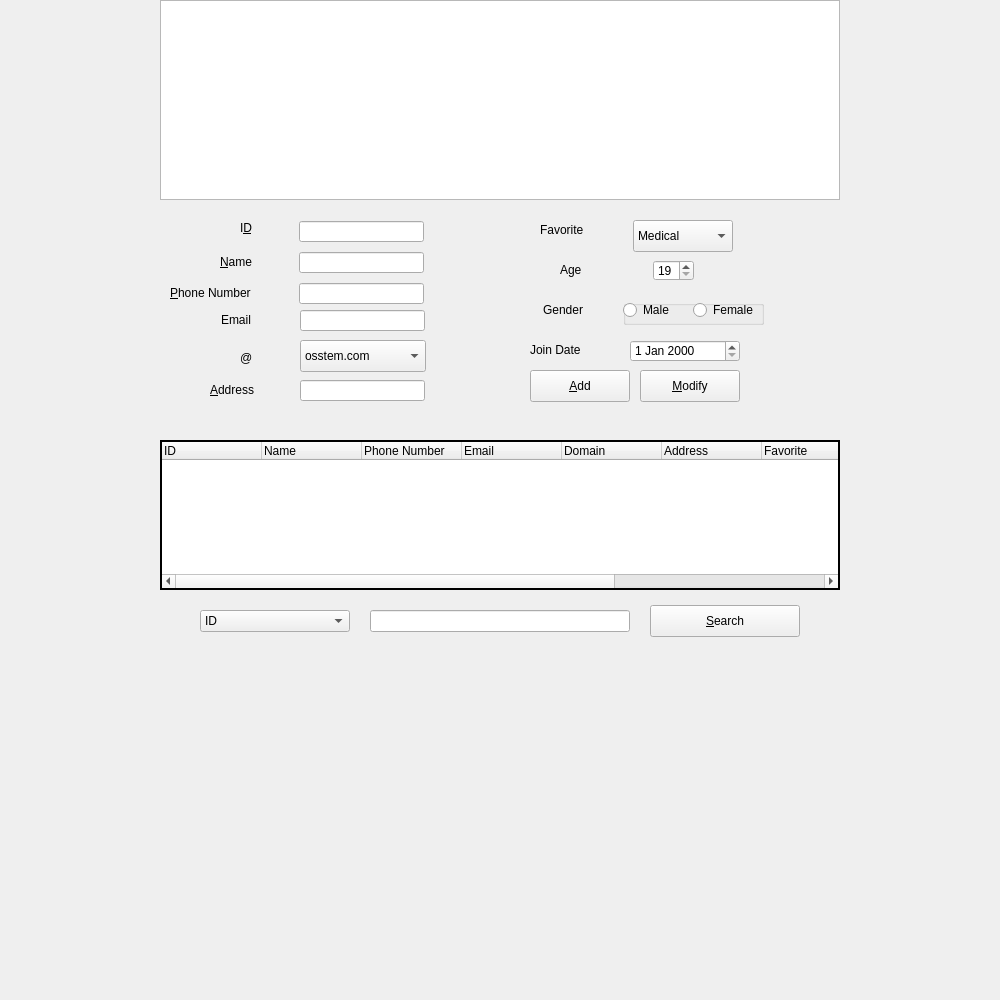
<?xml version="1.0" encoding="UTF-8"?>
<ui version="4.0">
 <class>CustomerManage</class>
 <widget class="QWidget" name="CustomerManage">
  <property name="geometry">
   <rect>
    <x>0</x>
    <y>0</y>
    <width>1000</width>
    <height>1000</height>
   </rect>
  </property>
  <property name="maximumSize">
   <size>
    <width>16777215</width>
    <height>16777215</height>
   </size>
  </property>
  <property name="windowTitle">
   <string>Client Info</string>
  </property>
  <property name="windowIcon">
   <iconset theme="applications-science">
    <normaloff>.</normaloff>.</iconset>
  </property>
  <widget class="QPushButton" name="addPushButton">
   <property name="geometry">
    <rect>
     <x>530</x>
     <y>370</y>
     <width>100</width>
     <height>32</height>
    </rect>
   </property>
   <property name="text">
    <string>&amp;Add</string>
   </property>
  </widget>
  <widget class="QPushButton" name="modifyPushButton">
   <property name="geometry">
    <rect>
     <x>640</x>
     <y>370</y>
     <width>100</width>
     <height>32</height>
    </rect>
   </property>
   <property name="text">
    <string>&amp;Modify</string>
   </property>
  </widget>
  <widget class="QTreeWidget" name="searchTreeWidget">
   <property name="geometry">
    <rect>
     <x>160</x>
     <y>440</y>
     <width>680</width>
     <height>150</height>
    </rect>
   </property>
   <property name="frameShape">
    <enum>QFrame::WinPanel</enum>
   </property>
   <property name="frameShadow">
    <enum>QFrame::Plain</enum>
   </property>
   <property name="rootIsDecorated">
    <bool>false</bool>
   </property>
   <column>
    <property name="text">
     <string>ID</string>
    </property>
   </column>
   <column>
    <property name="text">
     <string>Name</string>
    </property>
   </column>
   <column>
    <property name="text">
     <string>Phone Number</string>
    </property>
   </column>
   <column>
    <property name="text">
     <string>Email</string>
    </property>
   </column>
   <column>
    <property name="text">
     <string>Domain</string>
    </property>
   </column>
   <column>
    <property name="text">
     <string>Address</string>
    </property>
   </column>
   <column>
    <property name="text">
     <string>Favorite</string>
    </property>
   </column>
   <column>
    <property name="text">
     <string>Age</string>
    </property>
   </column>
   <column>
    <property name="text">
     <string>Gender</string>
    </property>
   </column>
   <column>
    <property name="text">
     <string>EnrollDate</string>
    </property>
   </column>
  </widget>
  <widget class="QComboBox" name="searchComboBox">
   <property name="geometry">
    <rect>
     <x>200</x>
     <y>610</y>
     <width>150</width>
     <height>22</height>
    </rect>
   </property>
   <item>
    <property name="text">
     <string>ID</string>
    </property>
   </item>
   <item>
    <property name="text">
     <string>Name</string>
    </property>
   </item>
   <item>
    <property name="text">
     <string>Phone Number</string>
    </property>
   </item>
   <item>
    <property name="text">
     <string>Address</string>
    </property>
   </item>
  </widget>
  <widget class="QPushButton" name="searchPushButton">
   <property name="geometry">
    <rect>
     <x>650</x>
     <y>605</y>
     <width>150</width>
     <height>32</height>
    </rect>
   </property>
   <property name="text">
    <string>&amp;Search</string>
   </property>
   <property name="icon">
    <iconset resource="resources.qrc">
     <normaloff>:/images/icons8-research-64.png</normaloff>:/images/icons8-research-64.png</iconset>
   </property>
  </widget>
  <widget class="QLineEdit" name="searchLineEdit">
   <property name="geometry">
    <rect>
     <x>370</x>
     <y>610</y>
     <width>260</width>
     <height>22</height>
    </rect>
   </property>
  </widget>
  <widget class="QComboBox" name="favoriteComboBox">
   <property name="geometry">
    <rect>
     <x>633</x>
     <y>220</y>
     <width>100</width>
     <height>32</height>
    </rect>
   </property>
   <item>
    <property name="text">
     <string>Medical</string>
    </property>
   </item>
   <item>
    <property name="text">
     <string>Health</string>
    </property>
   </item>
   <item>
    <property name="text">
     <string>Diet</string>
    </property>
   </item>
  </widget>
  <widget class="QLabel" name="ageLabel">
   <property name="geometry">
    <rect>
     <x>560</x>
     <y>260</y>
     <width>41</width>
     <height>20</height>
    </rect>
   </property>
   <property name="text">
    <string>Age</string>
   </property>
  </widget>
  <widget class="QSpinBox" name="ageSpinBox">
   <property name="geometry">
    <rect>
     <x>653</x>
     <y>260</y>
     <width>41</width>
     <height>21</height>
    </rect>
   </property>
   <property name="minimum">
    <number>19</number>
   </property>
   <property name="maximum">
    <number>100</number>
   </property>
  </widget>
  <widget class="QLabel" name="genderLabel">
   <property name="geometry">
    <rect>
     <x>543</x>
     <y>300</y>
     <width>51</width>
     <height>20</height>
    </rect>
   </property>
   <property name="text">
    <string>Gender</string>
   </property>
  </widget>
  <widget class="QGroupBox" name="genderGroupBox">
   <property name="enabled">
    <bool>true</bool>
   </property>
   <property name="geometry">
    <rect>
     <x>623</x>
     <y>300</y>
     <width>141</width>
     <height>25</height>
    </rect>
   </property>
   <property name="minimumSize">
    <size>
     <width>100</width>
     <height>25</height>
    </size>
   </property>
   <property name="title">
    <string/>
   </property>
   <widget class="QRadioButton" name="femaleButton">
    <property name="geometry">
     <rect>
      <x>70</x>
      <y>0</y>
      <width>91</width>
      <height>20</height>
     </rect>
    </property>
    <property name="text">
     <string>Female</string>
    </property>
   </widget>
   <widget class="QRadioButton" name="maleButton">
    <property name="geometry">
     <rect>
      <x>0</x>
      <y>0</y>
      <width>61</width>
      <height>20</height>
     </rect>
    </property>
    <property name="text">
     <string>Male</string>
    </property>
   </widget>
  </widget>
  <widget class="QLabel" name="favoriteLabel">
   <property name="geometry">
    <rect>
     <x>540</x>
     <y>220</y>
     <width>71</width>
     <height>20</height>
    </rect>
   </property>
   <property name="text">
    <string>Favorite</string>
   </property>
  </widget>
  <widget class="QLineEdit" name="addressLineEdit">
   <property name="geometry">
    <rect>
     <x>300</x>
     <y>380</y>
     <width>125</width>
     <height>21</height>
    </rect>
   </property>
  </widget>
  <widget class="QLabel" name="domainLabel">
   <property name="geometry">
    <rect>
     <x>240</x>
     <y>350</y>
     <width>16</width>
     <height>16</height>
    </rect>
   </property>
   <property name="text">
    <string>@</string>
   </property>
  </widget>
  <widget class="QComboBox" name="domainComboBox">
   <property name="geometry">
    <rect>
     <x>300</x>
     <y>340</y>
     <width>126</width>
     <height>32</height>
    </rect>
   </property>
   <property name="maximumSize">
    <size>
     <width>16777215</width>
     <height>16777215</height>
    </size>
   </property>
   <item>
    <property name="text">
     <string>osstem.com</string>
    </property>
   </item>
   <item>
    <property name="text">
     <string>naver.com</string>
    </property>
   </item>
   <item>
    <property name="text">
     <string>yahoo.com</string>
    </property>
   </item>
   <item>
    <property name="text">
     <string>daum.net</string>
    </property>
   </item>
   <item>
    <property name="text">
     <string>gmail.com</string>
    </property>
   </item>
   <item>
    <property name="text">
     <string/>
    </property>
   </item>
   <item>
    <property name="text">
     <string/>
    </property>
   </item>
  </widget>
  <widget class="QLabel" name="addressLabel">
   <property name="geometry">
    <rect>
     <x>210</x>
     <y>380</y>
     <width>71</width>
     <height>20</height>
    </rect>
   </property>
   <property name="text">
    <string>&amp;Address</string>
   </property>
   <property name="buddy">
    <cstring>addressLineEdit</cstring>
   </property>
  </widget>
  <widget class="QLineEdit" name="idLineEdit">
   <property name="geometry">
    <rect>
     <x>299</x>
     <y>221</y>
     <width>125</width>
     <height>21</height>
    </rect>
   </property>
   <property name="readOnly">
    <bool>true</bool>
   </property>
  </widget>
  <widget class="QLabel" name="nameLabel">
   <property name="geometry">
    <rect>
     <x>220</x>
     <y>252</y>
     <width>71</width>
     <height>20</height>
    </rect>
   </property>
   <property name="text">
    <string>&amp;Name</string>
   </property>
   <property name="buddy">
    <cstring>nameLineEdit</cstring>
   </property>
  </widget>
  <widget class="QLabel" name="idLabel">
   <property name="geometry">
    <rect>
     <x>240</x>
     <y>220</y>
     <width>16</width>
     <height>16</height>
    </rect>
   </property>
   <property name="text">
    <string>I&amp;D</string>
   </property>
   <property name="buddy">
    <cstring>idLineEdit</cstring>
   </property>
  </widget>
  <widget class="QLabel" name="phoneNumberLabel">
   <property name="geometry">
    <rect>
     <x>170</x>
     <y>283</y>
     <width>121</width>
     <height>20</height>
    </rect>
   </property>
   <property name="text">
    <string>&amp;Phone Number</string>
   </property>
   <property name="buddy">
    <cstring>phoneNumberLineEdit</cstring>
   </property>
  </widget>
  <widget class="QLineEdit" name="nameLineEdit">
   <property name="geometry">
    <rect>
     <x>299</x>
     <y>252</y>
     <width>125</width>
     <height>21</height>
    </rect>
   </property>
  </widget>
  <widget class="QLineEdit" name="emailLineEdit">
   <property name="geometry">
    <rect>
     <x>300</x>
     <y>310</y>
     <width>125</width>
     <height>21</height>
    </rect>
   </property>
  </widget>
  <widget class="QLineEdit" name="phoneNumberLineEdit">
   <property name="geometry">
    <rect>
     <x>299</x>
     <y>283</y>
     <width>125</width>
     <height>21</height>
    </rect>
   </property>
  </widget>
  <widget class="QLabel" name="emailLabel">
   <property name="geometry">
    <rect>
     <x>221</x>
     <y>310</y>
     <width>61</width>
     <height>20</height>
    </rect>
   </property>
   <property name="text">
    <string>Email</string>
   </property>
  </widget>
  <widget class="QTableView" name="tableView">
   <property name="geometry">
    <rect>
     <x>160</x>
     <y>0</y>
     <width>680</width>
     <height>200</height>
    </rect>
   </property>
  </widget>
  <widget class="QDateEdit" name="dateEdit">
   <property name="geometry">
    <rect>
     <x>630</x>
     <y>340</y>
     <width>110</width>
     <height>22</height>
    </rect>
   </property>
  </widget>
  <widget class="QLabel" name="label">
   <property name="geometry">
    <rect>
     <x>530</x>
     <y>340</y>
     <width>71</width>
     <height>20</height>
    </rect>
   </property>
   <property name="text">
    <string>Join Date</string>
   </property>
  </widget>
 </widget>
 <tabstops>
  <tabstop>phoneNumberLineEdit</tabstop>
  <tabstop>emailLineEdit</tabstop>
  <tabstop>domainComboBox</tabstop>
  <tabstop>addressLineEdit</tabstop>
  <tabstop>favoriteComboBox</tabstop>
  <tabstop>ageSpinBox</tabstop>
  <tabstop>maleButton</tabstop>
  <tabstop>femaleButton</tabstop>
  <tabstop>dateEdit</tabstop>
  <tabstop>addPushButton</tabstop>
  <tabstop>modifyPushButton</tabstop>
  <tabstop>searchTreeWidget</tabstop>
  <tabstop>searchPushButton</tabstop>
  <tabstop>tableView</tabstop>
  <tabstop>searchComboBox</tabstop>
  <tabstop>searchLineEdit</tabstop>
  <tabstop>idLineEdit</tabstop>
  <tabstop>nameLineEdit</tabstop>
 </tabstops>
 <resources>
  <include location="resources.qrc"/>
 </resources>
 <connections/>
</ui>
